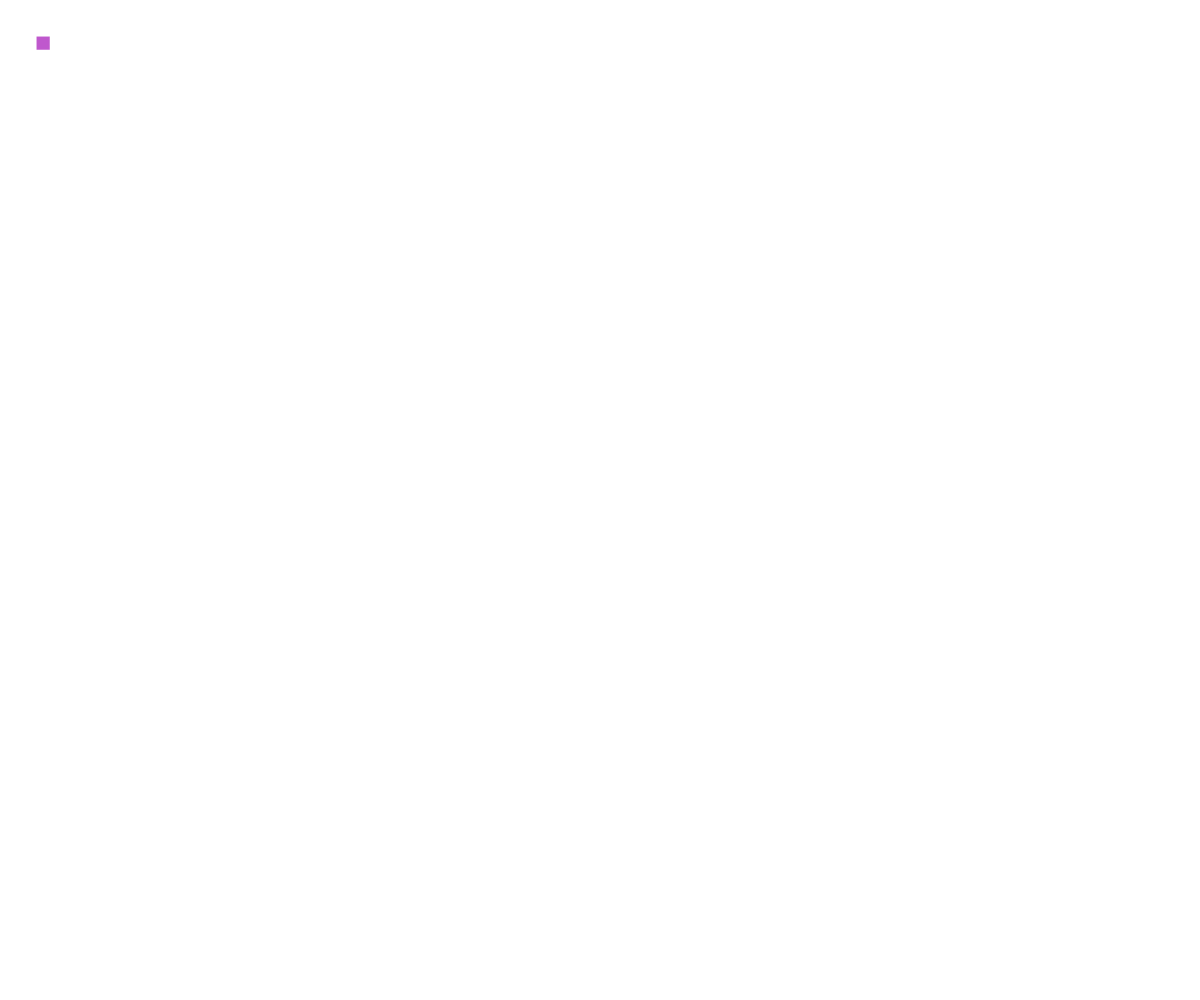
Frame 1 (no input)
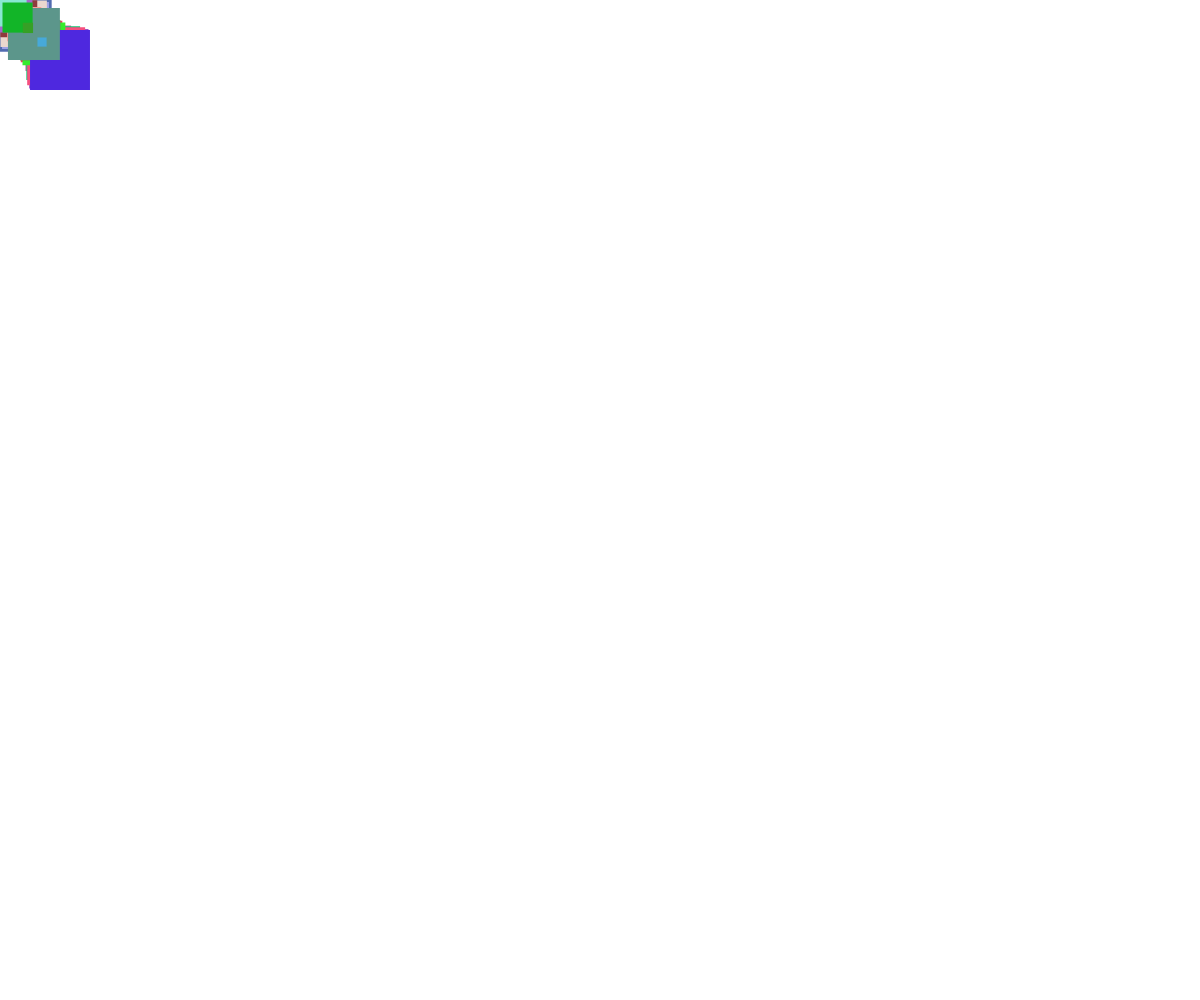
Frame 60 (no input)
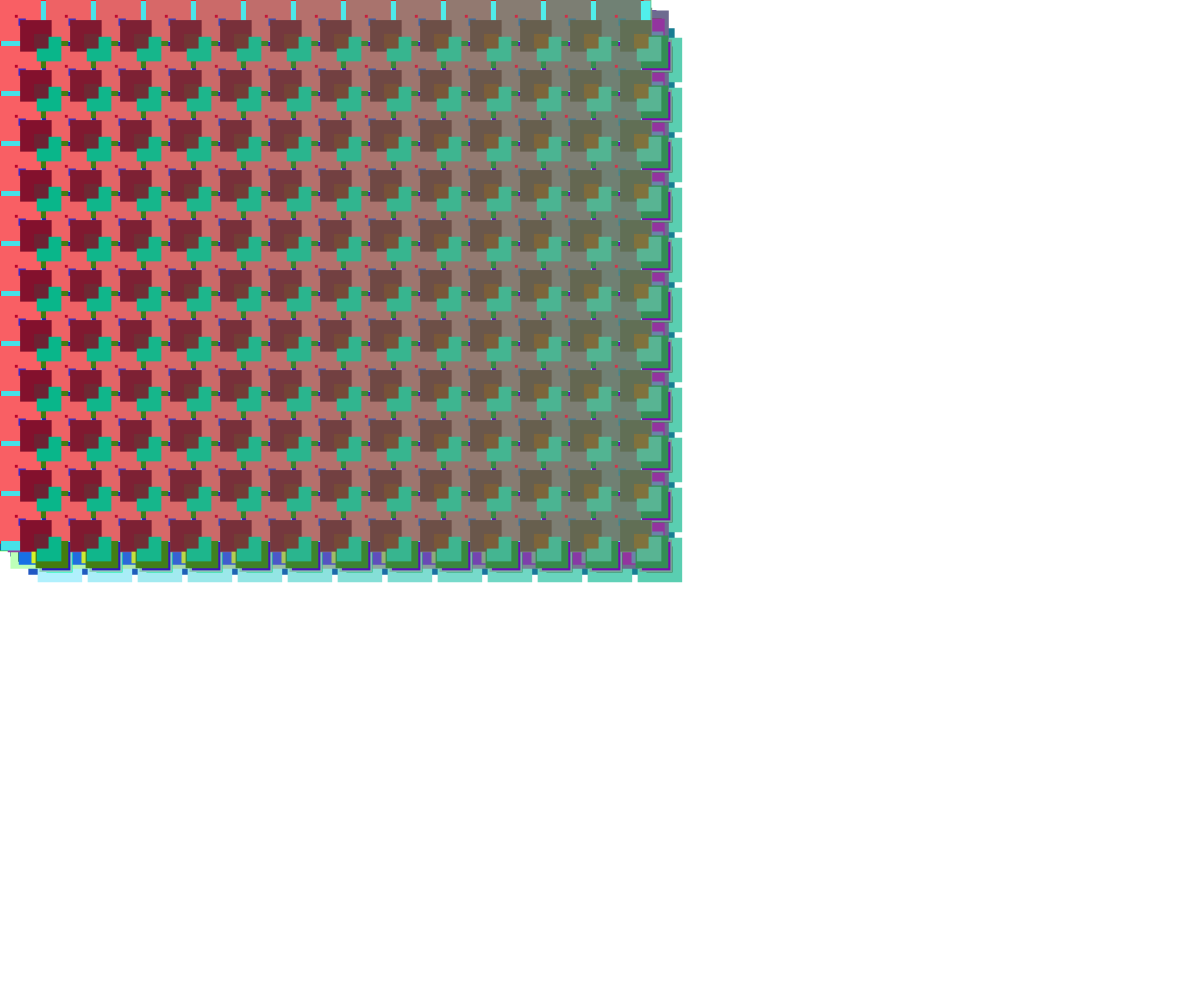
Frame 120 (the mouse pressed at the canvas centre since frame 60)

The p5.js sketch that drew these frames (run headless with seeded random() and noise() and a simulated clock; from frame 60 on, the mouse is pressed at the canvas centre):

// p5.js sketch
// ── sketch.js
// [ 6 flashy colors]:

 function setup() {
 var canvas = createCanvas(windowWidth, windowHeight);
 background(255);
 colorMode(RGB);
 //stroke(255,100);
 noStroke();
 rectMode(CENTER);

 frameRate(20);
 }

 /*
 for this one:
 create circles that rotate
 */

 function draw() {
 //background(255);
 //bezier(mouseX,mouseY,285,20,285,275,30,275);
//xint=30
 xint=random(1,60);
 size=random(1,60);
 //var from = color(218, 165, 32,150);
 //var to = color(72, 61, 139,150);
var from = color(random(255), random(255), random(255),255);
 var to = color(random(255), random(255), random(255),255);
 //randomSeed(4);

//arrayWidth=windowWidth;
//arrayHeight=windowHeight;

arrayWidth=mouseX;
arrayHeight=mouseY;

for(var k =0; k<=(arrayHeight/50); k++){
 for(var i =0; i<=(arrayWidth/50); i++){
   var val=(i*5)/100;
   fill(lerpColor(from, to, val));
   rect(xint+i*50, xint+50*k, size, size);
   //rotate(PI * ((windowWidth - mouseX) / windowWidth) / 400);
    }
 }
}
